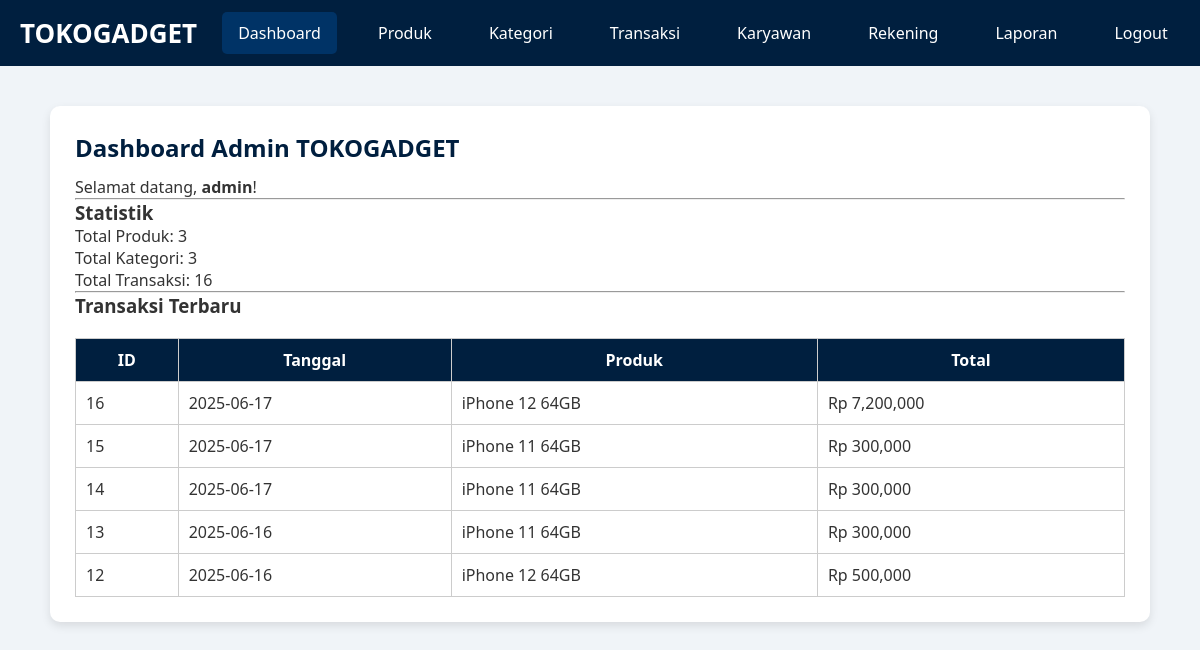
/TB_basdat/admin/index.php (signed in), run on an earlier commit of the app's database.
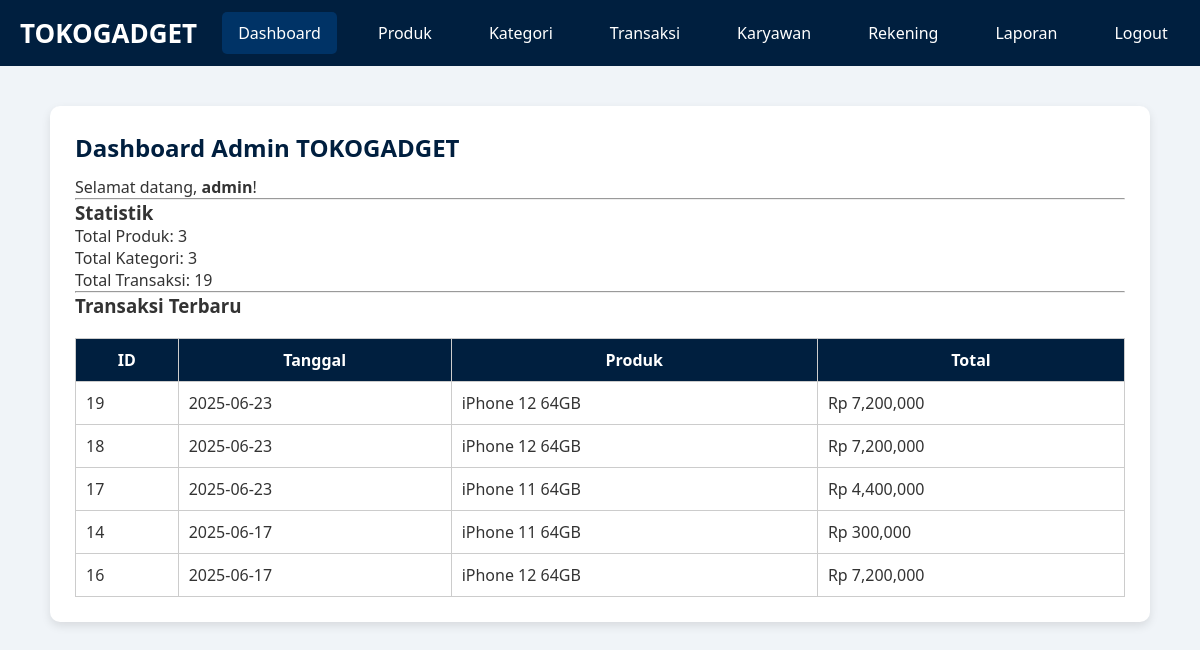
And on a later commit of the database.
### tables this page shows
CREATE TABLE `transaksi` (
  `id_transaksi` int(11) NOT NULL,
  `id_toko` int(11) DEFAULT NULL,
  `id_pelanggan` int(11) DEFAULT NULL,
  `id_produk` int(11) DEFAULT NULL,
  `id_rekening` int(11) DEFAULT NULL,
  `id_karyawan` int(11) DEFAULT NULL,
  `id_kebijakan` int(11) DEFAULT NULL,
  `tanggal` date DEFAULT NULL,
  `banyaknya` int(11) DEFAULT NULL,
  `total` decimal(15,2) DEFAULT NULL
);

CREATE TABLE `produk` (
  `id_produk` int(11) NOT NULL,
  `nama_produk` varchar(100) NOT NULL,
  `id_kategori` int(11) DEFAULT NULL,
  `harga` decimal(15,2) DEFAULT NULL,
  `stok` int(11) DEFAULT 0
);

### TB_basdat/admin/index.php (the view, shortened to what this page needs)
<?php
include 'navbar.php';
$pdo = null;
$database_error = false;
$total_produk = 0;
$total_kategori = 0;
$total_transaksi = 0;
if (!$database_error && $pdo !== null) {
    try {
        $total_produk = $pdo->query("SELECT COUNT(*) as total FROM produk")->fetch()['total'];
    } catch(PDOException $e) {
        $total_produk = 0;
    }
    try {
        $total_kategori = $pdo->query("SELECT COUNT(*) as total FROM kategori_produk")->fetch()['total'];
    } catch(PDOException $e) {
        $total_kategori = 0;
    }
    try {
        $total_transaksi = $pdo->query("SELECT COUNT(*) as total FROM transaksi")->fetch()['total'];
    } catch(PDOException $e) {
        $total_transaksi = 0;
    }
}
?>
<!DOCTYPE html>
<html>
<head>
</head>
<body>
<div class="container">
    <h2>Dashboard Admin TOKOGADGET</h2>
    <p>Selamat datang, <strong><?php echo htmlspecialchars($_SESSION['admin']); ?></strong>!</p>
    <hr>
    <h3>Statistik</h3>
    <p>Total Produk: <?php echo $total_produk; ?></p>
    <p>Total Kategori: <?php echo $total_kategori; ?></p>
    <p>Total Transaksi: <?php echo $total_transaksi; ?></p>
    <hr>
    <h3>Transaksi Terbaru</h3>
    <table>
        <tr>
            <th>ID</th>
            <th>Tanggal</th>
            <th>Produk</th>
            <th>Total</th>
        </tr>
        <?php
        if (!$database_error && $pdo !== null) {
            try {
                $stmt = $pdo->query("
                    SELECT t.id_transaksi, t.tanggal, t.total, p.nama_produk
                    FROM transaksi t
                    JOIN produk p ON t.id_produk = p.id_produk
                    ORDER BY t.tanggal DESC
                    LIMIT 5
                ");
                while($row = $stmt->fetch()):
                ?>
                <tr>
                    <td><?php echo htmlspecialchars($row['id_transaksi']); ?></td>
                    <td><?php echo htmlspecialchars($row['tanggal']); ?></td>
                    <td><?php echo htmlspecialchars($row['nama_produk']); ?></td>
                    <td>Rp <?php echo number_format($row['total']); ?></td>
                </tr>
                <?php
                endwhile;
            } catch(PDOException $e) {
                echo "<tr><td colspan='4' style='text-align: center;'>Error: " . htmlspecialchars($e->getMessage()) . "</td></tr>";
            }
        } else {
            echo "<tr><td colspan='4' style='text-align: center;'>Database tidak tersedia</td></tr>";
        }
        ?>
    </table>
</div>
</body>
</html>

What changed in the data, as far as the page shows it:
no longer on this page (row unchanged): transaksi: id_transaksi "15", tanggal "2025-06-17", id_produk.nama_produk "iPhone 11 64GB", total "300,000"
no longer on this page (row unchanged): transaksi: id_transaksi "13", tanggal "2025-06-16", id_produk.nama_produk "iPhone 11 64GB", total "300,000"
no longer on this page (row unchanged): transaksi: id_transaksi "12", tanggal "2025-06-16", id_produk.nama_produk "iPhone 12 64GB", total "500,000"
added transaksi: id_transaksi "19", tanggal "2025-06-23", id_produk.nama_produk "iPhone 12 64GB", total "7,200,000"
added transaksi: id_transaksi "18", tanggal "2025-06-23", id_produk.nama_produk "iPhone 12 64GB", total "7,200,000"
added transaksi: id_transaksi "17", tanggal "2025-06-23", id_produk.nama_produk "iPhone 11 64GB", total "4,400,000"
shown differently, row unchanged: transaksi id 14: moves up the list
Also different on the page:
$total_transaksi: "16" → "19"
